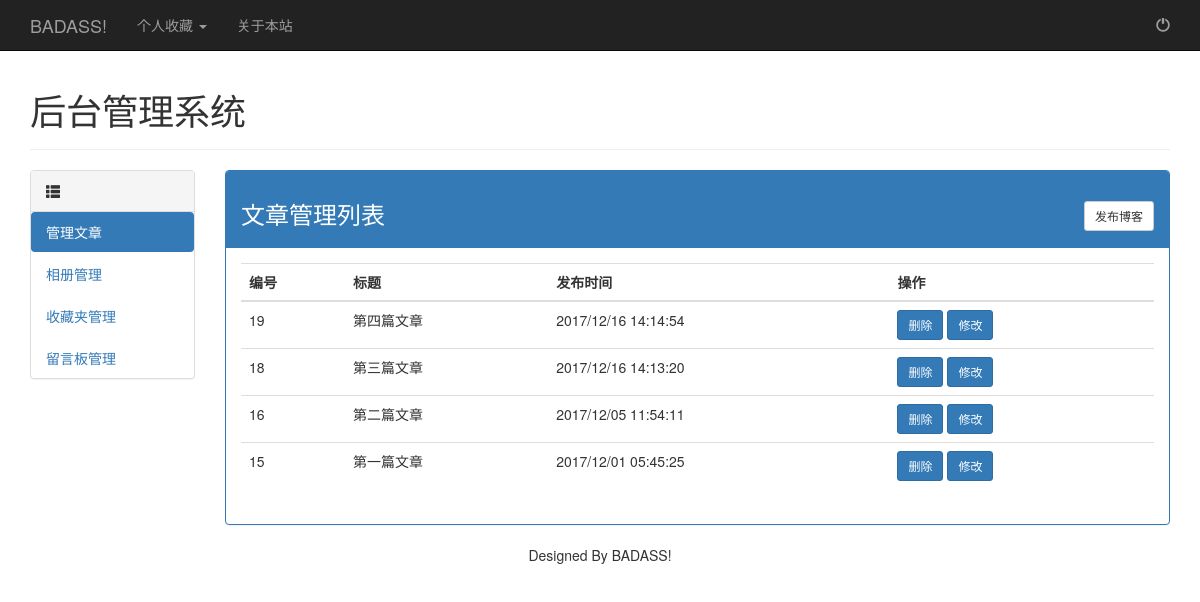
The app's page /admin/admin-manage.php (signed in) with its own data.
### tables this page shows
CREATE TABLE `article` (
  `id` int(11) NOT NULL,
  `title` char(100) NOT NULL,
  `author` char(50) NOT NULL,
  `description` varchar(255) NOT NULL,
  `content` text NOT NULL,
  `dateline` int(20) DEFAULT NULL
);

### admin/admin-manage.php (the view, shortened to what this page needs)
<?php
	require_once("../connect.php");
	$sql="SELECT * FROM article ORDER BY dateline DESC";
	$query=mysqli_query($conn,$sql);
	if($query&&mysqli_num_rows($query)){
		while($row=mysqli_fetch_assoc($query)){
			$data[]=$row;
		}
	}else{
		$data=array();
	}
?>
<!DOCTYPE html>
<html>
<head>
<link rel="stylesheet" type="text/css" href="../bootstrap/css/bootstrap.css"/>
</head>
<body style="padding-top:50px;">
<nav class="navbar navbar-inverse navbar-fixed-top">
<div class="container">
	<div class="navbar-header">
		<a class="navbar-brand" href="../index.php">BADASS!</a>
	</div>
	<div class="collapse navbar-collapse">
		<ul class="nav navbar-nav">
			<li class="dropdown"><a href="#" class="dropdown-toggle" role="button" data-toggle="dropdown" aria-haspopup="true" aria-expanded="false">个人收藏 <span class="caret"></span></a>
			</li>
			<li><a href="../about/about.php">关于本站</a></li>
		</ul>
		<ul class="nav navbar-nav navbar-right">
			<li>
				<a href="admin-logout-handle.php" title="管理员注销">
					<span class="glyphicon glyphicon-off" aria-hidden="true"></span>
				</a>
			</li>
		</ul>
	</div>
</div>
</nav>
<div class="container">
	<div class="page-header ex-page-header">
		<h1 class="title">后台管理系统</h1>
	</div>
	<div class="body-container">
		<div class="row">
			<div class="col-md-2">
				<div class="panel panel-default">
					<div class="panel-heading">
						<span class="glyphicon glyphicon-th-list" aria-hidden="true"></span>
					</div>
					<ul class="nav nav-pills nav-stacked" id="mytab">
						<li role="presentation" class="active"><a href="#管理文章">管理文章</a></li>
						<li role="presentation"><a href="#相册管理">相册管理</a></li>
						<li role="presentation"><a href="#收藏夹管理">收藏夹管理</a></li>
						<li role="presentation"><a href="#留言板管理">留言板管理</a></li>
					</ul>
				</div>
			</div>
			<div class="tab-content">
				<div class="tab-pane in active" id="管理文章">
					<div class="col-md-10">
						<div class="panel panel-primary">
							<div class="panel-heading">
								<h3>文章管理列表<button class="btn btn-default btn-sm  pull-right" type="button" data-toggle="modal" data-target="#发布博客">发布博客</button></h3>
							</div>
							<div class="panel-body">
								<table class="table table-hover">
								<tr>
								<th>编号</th>
								<th>标题</th>
								<th>发布时间</th>
								<th>操作</th>
								</tr>
								<tbody>
									<?php
										if(!empty($data)) {
											foreach ($data as $value) {
									?>
									<tr>
									<td><?php echo $value['id'];?></td>
									<td><?php echo $value['title'];?></td>
									<td><?php echo date("Y/m/d H:i:s",$value['dateline']);?></td>
									<td>
										<a  class="btn btn-sm btn-primary" href="admin-del-handle.php?id=<?php echo $value['id'];?>">删除</a>
										<button type="button" class="btn btn-sm btn-primary" data-toggle="modal" data-target="#修改<?php echo $value['id'];?>">修改</button>
									</td>
									</tr>
									<?php
											}
										}
									?>
								</tbody>
								</table>
							</div>
						</div>
					</div>
				</div>
			</div>
		</div>
	</div>
</div>
<footer class="container-fluid">
	<div class="container">
	<p class="text-center">Designed By BADASS!</p>
	</div>
</footer>
</body>
</html>

### records on screen
article: id "19", title "第四篇文章", dateline "2017/12/16 14:14:54"
article: id "18", title "第三篇文章", dateline "2017/12/16 14:13:20"
article: id "16", title "第二篇文章", dateline "2017/12/05 11:54:11"
article: id "15", title "第一篇文章", dateline "2017/12/01 05:45:25"
